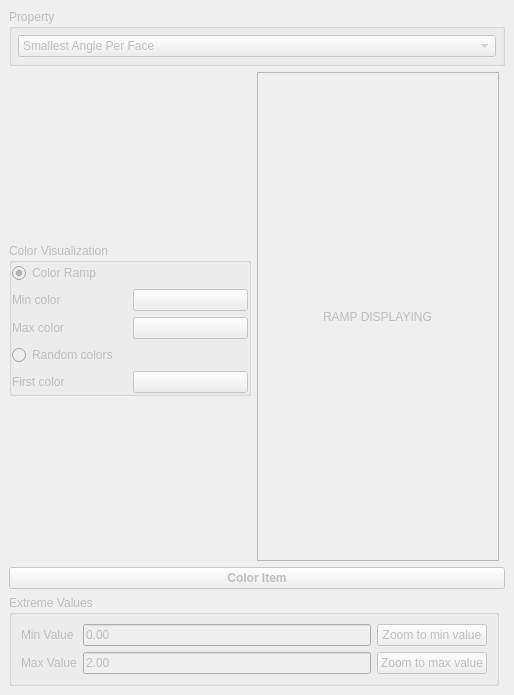
<?xml version="1.0" encoding="UTF-8"?>
<ui version="4.0">
 <class>DisplayPropertyWidget</class>
 <widget class="QDockWidget" name="DisplayPropertyWidget">
  <property name="enabled">
   <bool>false</bool>
  </property>
  <property name="geometry">
   <rect>
    <x>0</x>
    <y>0</y>
    <width>514</width>
    <height>695</height>
   </rect>
  </property>
  <property name="minimumSize">
   <size>
    <width>514</width>
    <height>695</height>
   </size>
  </property>
  <property name="windowTitle">
   <string>Property Display</string>
  </property>
  <widget class="QWidget" name="dockWidgetContents">
   <layout class="QGridLayout" name="gridLayout_3">
    <item row="9" column="0" colspan="2">
     <widget class="QPushButton" name="colorizeButton">
      <property name="font">
       <font>
        <family>Cantarell</family>
        <bold>true</bold>
       </font>
      </property>
      <property name="text">
       <string>Color Item</string>
      </property>
     </widget>
    </item>
    <item row="0" column="0" colspan="2">
     <widget class="QGroupBox" name="propertyGroup">
      <property name="title">
       <string>Property</string>
      </property>
      <layout class="QVBoxLayout" name="verticalLayout_2">
       <property name="leftMargin">
        <number>6</number>
       </property>
       <property name="topMargin">
        <number>6</number>
       </property>
       <property name="rightMargin">
        <number>6</number>
       </property>
       <property name="bottomMargin">
        <number>6</number>
       </property>
       <item>
        <widget class="QComboBox" name="propertyBox">
         <property name="sizeAdjustPolicy">
          <enum>QComboBox::AdjustToContents</enum>
         </property>
         <item>
          <property name="text">
           <string>Smallest Angle Per Face</string>
          </property>
         </item>
         <item>
          <property name="text">
           <string>Scaled Jacobian</string>
          </property>
         </item>
         <item>
          <property name="text">
           <string>Heat Intensity</string>
          </property>
         </item>
         <item>
          <property name="text">
           <string>Heat Intensity (Intrinsic Delaunay)</string>
          </property>
         </item>
        </widget>
       </item>
      </layout>
     </widget>
    </item>
    <item row="1" column="0">
     <layout class="QGridLayout" name="ColoringGroup" columnstretch="50,50">
      <item row="0" column="0">
       <spacer name="verticalSpacer">
        <property name="orientation">
         <enum>Qt::Vertical</enum>
        </property>
        <property name="sizeHint" stdset="0">
         <size>
          <width>20</width>
          <height>40</height>
         </size>
        </property>
       </spacer>
      </item>
      <item row="1" column="0">
       <widget class="QGroupBox" name="coloringChoiceGroup">
        <property name="title">
         <string>Color Visualization</string>
        </property>
        <layout class="QGridLayout" name="gridLayout_2" columnstretch="50,50">
         <property name="leftMargin">
          <number>0</number>
         </property>
         <property name="topMargin">
          <number>0</number>
         </property>
         <property name="rightMargin">
          <number>0</number>
         </property>
         <property name="bottomMargin">
          <number>0</number>
         </property>
         <item row="8" column="0">
          <widget class="QRadioButton" name="randomColorsRadioButton">
           <property name="text">
            <string>Random colors</string>
           </property>
          </widget>
         </item>
         <item row="3" column="1">
          <widget class="QPushButton" name="minColorButton">
           <property name="styleSheet">
            <string notr="true"/>
           </property>
           <property name="text">
            <string/>
           </property>
          </widget>
         </item>
         <item row="9" column="0">
          <widget class="QLabel" name="initColorLabel">
           <property name="text">
            <string>First color</string>
           </property>
          </widget>
         </item>
         <item row="5" column="0">
          <widget class="QLabel" name="maxColorLabel">
           <property name="text">
            <string>Max color</string>
           </property>
          </widget>
         </item>
         <item row="2" column="0" colspan="2">
          <widget class="QRadioButton" name="colorRampRadioButton">
           <property name="text">
            <string>Color Ramp</string>
           </property>
           <property name="checked">
            <bool>true</bool>
           </property>
          </widget>
         </item>
         <item row="9" column="1">
          <widget class="QPushButton" name="initColorButton">
           <property name="text">
            <string/>
           </property>
          </widget>
         </item>
         <item row="5" column="1">
          <widget class="QPushButton" name="maxColorButton">
           <property name="text">
            <string/>
           </property>
          </widget>
         </item>
         <item row="3" column="0">
          <widget class="QLabel" name="minColorLabel">
           <property name="text">
            <string>Min color</string>
           </property>
          </widget>
         </item>
        </layout>
       </widget>
      </item>
      <item row="2" column="0">
       <spacer name="verticalSpacer_4">
        <property name="orientation">
         <enum>Qt::Vertical</enum>
        </property>
        <property name="sizeHint" stdset="0">
         <size>
          <width>20</width>
          <height>40</height>
         </size>
        </property>
       </spacer>
      </item>
      <item row="0" column="1" rowspan="3">
       <widget class="QScrollArea" name="scrollArea">
        <property name="widgetResizable">
         <bool>true</bool>
        </property>
        <widget class="QWidget" name="scrollAreaWidgetContents">
         <property name="geometry">
          <rect>
           <x>0</x>
           <y>0</y>
           <width>236</width>
           <height>397</height>
          </rect>
         </property>
         <layout class="QGridLayout" name="gridLayout_5">
          <item row="0" column="0" alignment="Qt::AlignHCenter">
           <widget class="QLabel" name="legendLabel">
            <property name="text">
             <string>RAMP DISPLAYING</string>
            </property>
           </widget>
          </item>
         </layout>
        </widget>
       </widget>
      </item>
     </layout>
    </item>
    <item row="11" column="0">
     <widget class="QGroupBox" name="extremeValuesGroup">
      <property name="enabled">
       <bool>false</bool>
      </property>
      <property name="title">
       <string>Extreme Values</string>
      </property>
      <layout class="QGridLayout" name="gridLayout">
       <item row="0" column="0">
        <widget class="QLabel" name="extremeValuesMinLabel">
         <property name="text">
          <string>Min Value</string>
         </property>
        </widget>
       </item>
       <item row="2" column="0">
        <widget class="QLabel" name="extremeValuesMaxLabel">
         <property name="text">
          <string>Max Value</string>
         </property>
        </widget>
       </item>
       <item row="2" column="1">
        <widget class="DoubleEdit" name="maxBox">
         <property name="text">
          <string>2.00</string>
         </property>
         <property name="readOnly">
          <bool>true</bool>
         </property>
        </widget>
       </item>
       <item row="2" column="2">
        <widget class="QPushButton" name="zoomToMaxButton">
         <property name="text">
          <string>Zoom to max value</string>
         </property>
        </widget>
       </item>
       <item row="0" column="2">
        <widget class="QPushButton" name="zoomToMinButton">
         <property name="text">
          <string>Zoom to min value</string>
         </property>
        </widget>
       </item>
       <item row="0" column="1">
        <widget class="DoubleEdit" name="minBox">
         <property name="text">
          <string>0.00</string>
         </property>
         <property name="frame">
          <bool>true</bool>
         </property>
         <property name="readOnly">
          <bool>true</bool>
         </property>
        </widget>
       </item>
      </layout>
     </widget>
    </item>
   </layout>
  </widget>
 </widget>
 <customwidgets>
  <customwidget>
   <class>DoubleEdit</class>
   <extends>QLineEdit</extends>
   <header>CGAL_double_edit.h</header>
  </customwidget>
 </customwidgets>
 <resources/>
 <connections/>
</ui>
